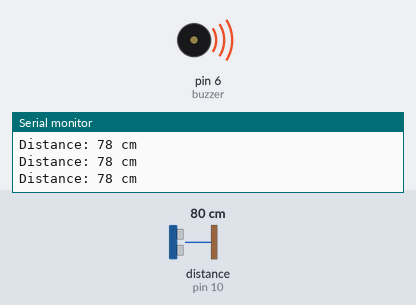
Recording of a sketch running on a simulated Arduino Uno, built with avr-gcc and run on an emulated ATmega328P. On the bench: buzzer (waves = sounding, pin HIGH), the last lines printed to the serial monitor. Wiring (inferred from the names in the program): ultrasonic range finder: trigger pin 9; echo pin 10. Inputs (shaded band) come from the test bench; at power-on: distance to the obstacle (sensor on pin 10) 80 cm. The echo pulse lasts 58.3 µs per cm; pins used as bus, display or sensor lines are not drawn.

Above: at 1.2 s.
1.3 s: distance to the obstacle (sensor on pin 10) set to 54 cm
2.8 s: distance to the obstacle (sensor on pin 10) set to 48 cm
At 3.7 s:
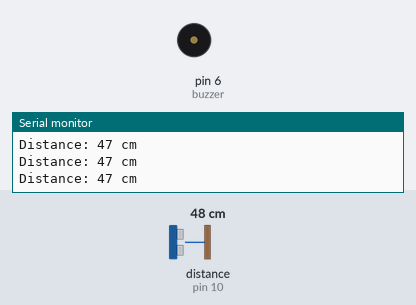
4.4 s: distance to the obstacle (sensor on pin 10) set to 60 cm
At 5.7 s:
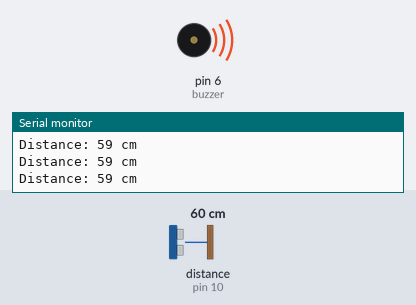
6.0 s: distance to the obstacle (sensor on pin 10) set to 2 cm
At 6.8 s:
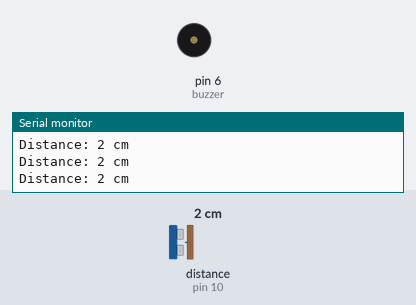
Timing chart, 0 to 8.6 s (numbered marks = the images above; inputs shaded):
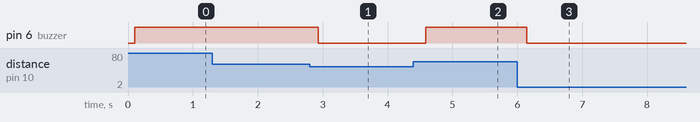

The sketch:

HC-SR04.ino
```cpp
// HC-SR04 Ultrasonic Sensor
#define trigPin 9
#define echoPin 10
#define buzzer 6

// Variables
long duration;
int distance;

void setup() {
  Serial.begin(9600);
  pinMode(trigPin, OUTPUT);
  pinMode(echoPin, INPUT);
  pinMode(buzzer,OUTPUT);
}

void loop() {
  // Trigger the ultrasonic sensor by sending a 10us pulse
  digitalWrite(trigPin, LOW);
  delayMicroseconds(2);
  digitalWrite(trigPin, HIGH);
  delayMicroseconds(10);
  digitalWrite(trigPin, LOW);

  // Measure the time it takes for the ultrasonic pulse to return
  duration = pulseIn(echoPin, HIGH);

  // Convert the time to distance (in centimeters)
  distance = duration * 0.034 / 2;

  // Print the distance to the serial monitor
  Serial.print("Distance: ");
  Serial.print(distance);
  Serial.println(" cm");

  delay(100); // You can adjust the delay to control the measurement frequency
  if(distance<50)
  {
    digitalWrite(buzzer,LOW);
  }
  else{
    digitalWrite(buzzer,HIGH);
  }
}
```

Measured:
- the behaviour switches between 51 and 50 cm on distance to the obstacle (sensor on pin 10) (found by bisection; images 0 and 1)
- after the input at 2.8 s, pin 6 (buzzer): HIGH → LOW after 0.13 s
- after the input at 4.4 s, pin 6 (buzzer): LOW → HIGH after 0.19 s
- after the input at 6.0 s, pin 6 (buzzer): HIGH → LOW after 0.15 s
